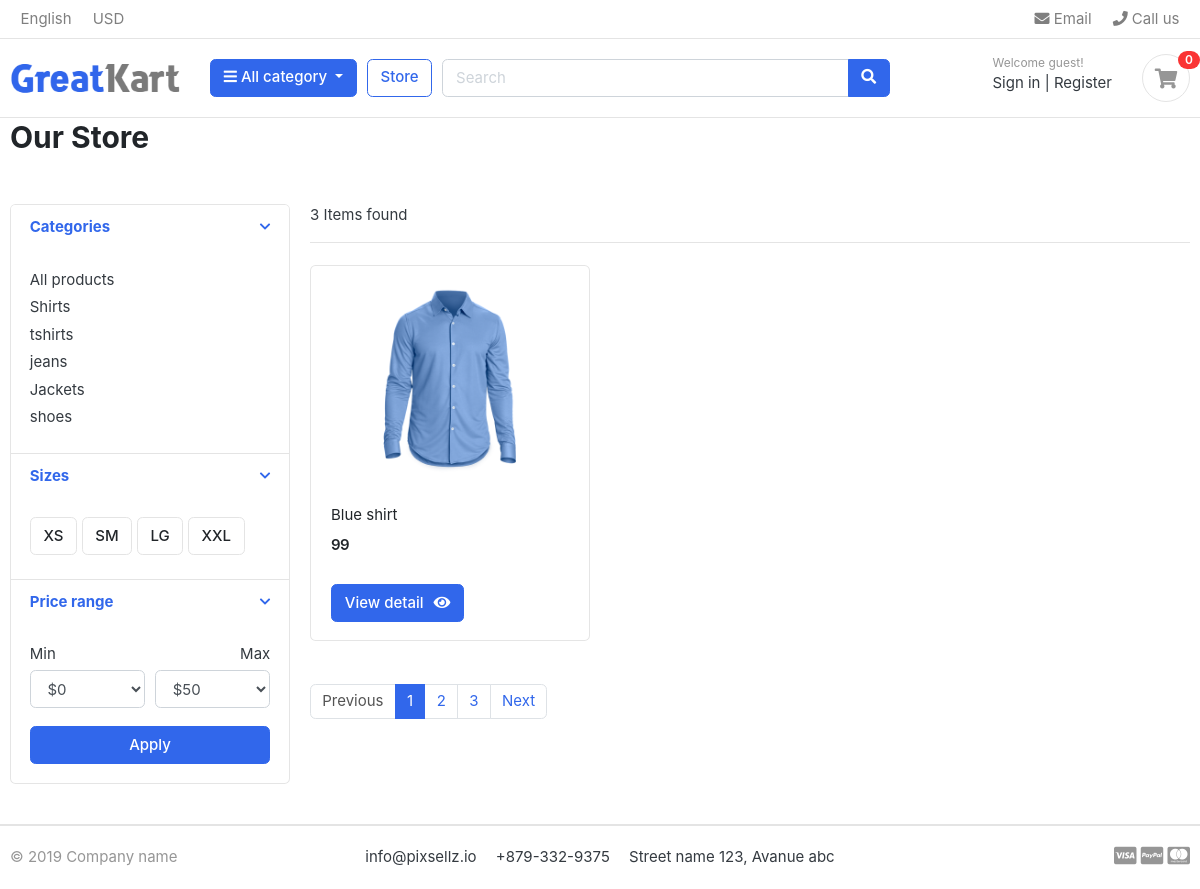
/store/category/shirts/, run on the app's committed database.
### category/models.py (models this page shows, shortened)
class Category(models.Model):
    category_name=models.CharField(max_length=200)
    category_description=models.TextField()
    slug=models.CharField(max_length=200, unique=True)
    image=models.ImageField(upload_to='photos/categories',blank=True, null=True)
    class Meta():
        verbose_name='category'
        verbose_name_plural='categories'
    def get_url(self):
        return reverse('products_by_category', args=[self.slug])

### store/models.py (models this page shows, shortened)
class Product(models.Model):
    product_name=models.CharField(max_length=200,unique=True)
    slug        =models.CharField(max_length=200,unique=True)
    description =models.TextField()
    price       =models.IntegerField()
    images      =models.ImageField(upload_to='photos/products',null=True,blank=True)
    stock      =models.IntegerField()
    is_available=models.BooleanField(default=True)
    category    =models.ForeignKey(Category, on_delete=models.CASCADE)
    created_date=models.DateTimeField(auto_now_add=True)
    modified_date =models.DateTimeField(auto_now=True)
    def get_url(self):
        return reverse('product_detail',args=[self.category.slug, self.slug])

### store/views.py (the view)
# urls.py: path('store/', include('store.urls')),
def store(request, category_slug=None):
    products=None
    categories=None
    if category_slug != None:
        categories=get_object_or_404(Category, slug=category_slug)
        products=Product.objects.filter(category=categories, is_available=True)
        paginator=Paginator(products, 1)
        page=request.GET.get('page')
        paged_products=paginator.get_page(page)
        product_count=products.count()
    else:
        products=Product.objects.all().filter(is_available=True).order_by(id)
        paginator=Paginator(products, 6)
        page=request.GET.get('page')
        paged_products=paginator.get_page(page)
        product_count=products.count()
    context={
            'products':paged_products,
            'product_count':product_count,
        }
    return render(request, 'store.html',context)

### carts/context_processor.py (called while the page is built)
def counter(request):
    cart_count=0
    if 'admin' in request.path:
        return {}
    else :
        try:
            cart=Cart.objects.filter(cart_id=_cart_id(request))
            cart_items=CartItem.objects.all().filter(cart=cart[:1])
            for cart_item in cart_items:
                cart_count += 1
        except cart.DoesNotExist:
            cart_count=0
    return dict(cart_count=cart_count)

### carts/views.py (called while the page is built)
def _cart_id(request):
    cart = request.session.session_key
    if not cart:
        request.session.create()
        cart = request.session.session_key
    return cart

### category/context_processor.py (called while the page is built)
def menu_links(request):
    links=Category.objects.all()
    return dict(links=links)

### templates/store.html (shortened to what this page needs)
{% extends 'base.html' %}
{% load static %}
{% block content %}
    <section class="section_pagetop_bg">
        <div class="container">
            <h2 class="title-page">Our Store</h2>
        </div>
    </section>
    <section class="section-content padding-y">
<div class="container">
<div class="row">
	<aside class="col-md-3">
<div class="card">
	<article class="filter-group">
		<header class="card-header">
			<a href="#" data-toggle="collapse" data-target="#collapse_1" aria-expanded="true" class="">
				<i class="icon-control fa fa-chevron-down"></i>
				<h6 class="title">Categories</h6>
			</a>
		</header>
		<div class="filter-content collapse show" id="collapse_1" style="">
			<div class="card-body">
				<ul class="list-menu">
				<li><a href="{% url 'store' %}">All products</a></li>
				{% for category in links %}
				<li><a href="{{ category.get_url }}">{{ category.category_name }}</a></li>
				{% endfor %}
				</ul>
			</div>
		</div>
	</article>
	<article class="filter-group">
		<header class="card-header">
			<a href="#" data-toggle="collapse" data-target="#collapse_4" aria-expanded="true" class="">
				<i class="icon-control fa fa-chevron-down"></i>
				<h6 class="title">Sizes </h6>
			</a>
		</header>
		<div class="filter-content collapse show" id="collapse_4" style="">
			<div class="card-body">
			  <label class="checkbox-btn">
			    <span class="btn btn-light"> XS </span>
			  </label>
			  <label class="checkbox-btn">
			    <span class="btn btn-light"> SM </span>
			  </label>
			  <label class="checkbox-btn">
			    <span class="btn btn-light"> LG </span>
			  </label>
			  <label class="checkbox-btn">
			    <span class="btn btn-light"> XXL </span>
			  </label>
		</div>
		</div>
	</article>
	<article class="filter-group">
		<header class="card-header">
			<a href="#" data-toggle="collapse" data-target="#collapse_3" aria-expanded="true" class="">
				<i class="icon-control fa fa-chevron-down"></i>
				<h6 class="title">Price range </h6>
			</a>
		</header>
		<div class="filter-content collapse show" id="collapse_3" style="">
			<div class="card-body">
				<div class="form-row">
				<div class="form-group col-md-6">
				  <label>Min</label>
				  	<select class="mr-2 form-control">
						<option value="0">$0</option>
					</select>
				</div>
				<div class="form-group text-right col-md-6">
				  <label>Max</label>
				  	<select class="mr-2 form-control">
						<option value="50">$50</option>
					</select>
				</div>
				</div>
				<button class="btn btn-block btn-primary">Apply</button>
			</div>
		</div>
	</article>
</div>
	</aside>
	<main class="col-md-9">
<header class="border-bottom mb-4 pb-3">
		<div class="form-inline">
			<span class="mr-md-auto">{{ product_count }} Items found </span>
		</div>
</header>
<div class="row">
    {% for product in products %}
    <div class="col-md-4">
        <figure class="card card-product-grid">
			<div class="img-wrap">
			{% if product.images %}
        <a href="{{ product.get_url }}" class="img-wrap"> <img src="{{ product.images.url }}"> </a>
    {% else %}
        <img src="{% static 'images/placeholder.png' %}" alt="No image available">
    {% endif %}
			</div>
			<figcaption class="info-wrap">
				<div class="fix-height">
					<a href="{{ product.get_url }}" class="title">{{ product.product_name }}</a>
					<div class="price-wrap mt-2">
						<span class="price">{{product.price}}</span>
					</div>
				</div>
				{% if single_product.stock <= 0 %}
					<h4 style="color:red;">Out of stock</h4>
				{% else %}
					<a href="{{ product.get_url }}" class="btn  btn-primary "> <span class="text">View detail</span><i class="fas fa-eye"></i>  </a>
			{% endif %}
				</figcaption>
		</figure>
	</div>
    {% endfor %}
</div>
<nav class="mt-4" aria-label="Page navigation sample">
	{% if products.has_other_pages %}
	<ul class="pagination">
		{% if products.has_previous %}
		<li class="page-item"><a class="page-link" href="?page={{ products.previous_page_number }}">Previous</a></li>
		{% else %}
		<li class="page-item disabled"><a class="page-link" href="#">Previous</a></li>
		{% endif %}
		{% for i in products.paginator.page_range %}
			{% if products.number == i %}
			<li class="page-item active"><a class="page-link" href="#">{{i}}</a></li>
			{% else %}
			<li class="page-item"><a class="page-link" href="?page={{i}}">{{i}}</a></li>
			{% endif %}
		{% endfor %}
		{% if products.has_next %}
		<li class="page-item"><a class="page-link" href="?page={{ products.next_page_number }}">Next</a></li>
		{% else %}
		<li class="page-item disabled"><a class="page-link" href="#">Next</a></li>
		{% endif %}
	</ul>
	{% endif %}
</nav>
</main>
</div>
</div>
</section>
{% endblock  %}

### static/css/ui.css (style rules this page uses)
html { font-family: "Inter", sans-serif; font-size: 15px; }
.img-wrap { text-align: center; display: block; }
.img-wrap img { max-width: 100%; }
.price-wrap { letter-spacing: -0.7px; }
.padding-y { padding-top: 40px; padding-bottom: 40px; }
figure { margin-bottom: 0; }
article:after, .form-group:after { display: block; clear: both; content: ""; }
.title-page { color: #212529; }
.btn-light { background-color: #fff; border-color: #e4e4e4; }
.btn .text + i { margin-left: 10px; }
[class*=list-] li:after { visibility: hidden; display: block; content: ""; overflow: hidden; height: 0; clear: both; }
.list-menu { list-style: none; margin: 0; padding-left: 0; }
.list-menu li { margin-bottom: 5px; }
.list-menu a { color: #343a40; }
[class*=card-product] a.title { color: #212529; display: block; }
[class*=card-product] .img-wrap { overflow: hidden; position: relative; }
[class*=card-product] .img-wrap img { height: 100%; max-width: 100%; width: auto; display: inline-block; -o-object-fit: cover; object-fit: cover; }
.card-product-grid { margin-bottom: 20px; }
.card-product-grid .img-wrap { border-radius: 0.2rem 0.2rem 0 0; height: 220px; }
.card-product-grid .info-wrap { overflow: hidden; padding: 18px 20px; }
.card-product-grid .fix-height { height: 80px; overflow: hidden; }
.card .img-wrap { overflow: hidden; }
.price { font-weight: 600; color: #212529; }
.icon-control { margin-top: 5px; float: right; font-size: 80%; }
.card-header .title { margin-bottom: 0; line-height: 1.5; }
.filter-group { border-bottom: 1px solid #e4e4e4; }
.filter-group .card-header { border-bottom: 0; }
.filter-group:last-child { border-bottom: 0; }
.checkbox-btn { position: relative; }

### data on the page
Category: category_name "Shirts"
Category: category_name "tshirts"
Category: category_name "jeans"
Category: category_name "Jackets"
Category: category_name "shoes"
Product: images (picture), product_name "Blue shirt", price "99"

### other printed values
{{ cart_count }} "0"
{{ product_count }} "3"
{{ i }} "1"
{{ i }} "2" "3"
